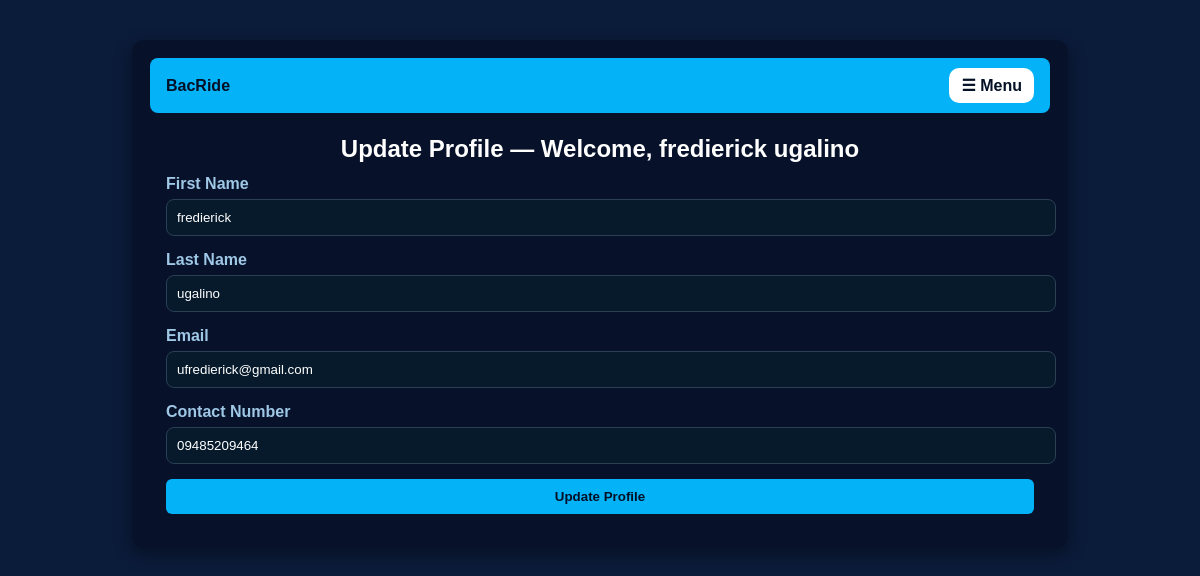
Screenshot of /user/profile.php (signed in) with the database file from the repository.
### tables this page shows
CREATE TABLE `users` (
  `id` int(11) NOT NULL,
  `firstname` varchar(100) NOT NULL,
  `lastname` varchar(100) NOT NULL,
  `email` varchar(150) NOT NULL,
  `contact` varchar(20) NOT NULL,
  `password` varchar(255) NOT NULL,
  `role` enum('user','rider','admin') NOT NULL DEFAULT 'user'
);

### user/profile.php (the view, shortened to what this page needs)
<?php
$conn = new mysqli("localhost", "root", "", "tric");
$user_id = (int)$_SESSION['id'];
$stmt = $conn->prepare("SELECT firstname, lastname, email, contact FROM users WHERE id = ?");
$stmt->bind_param("i", $user_id);
$stmt->execute();
$result = $stmt->get_result();
$user = $result->fetch_assoc();
?>
<!DOCTYPE html>
<html lang="en">
<head>
</head>
<body>
<div class="container">
    <div class="topbar">
        <div>BacRide</div>
        <div style="position:relative;">
            <div class="dropdown-btn" id="menuToggle">☰ Menu</div>
        </div>
    </div>
    <div class="container-inner">
        <h2>Update Profile — Welcome, <?= htmlspecialchars($_SESSION['fullname'] ?? 'User') ?></h2>
        <form method="POST" action="">
            <div class="form-row">
                <label for="firstname">First Name</label>
                <input type="text" id="firstname" name="firstname" value="<?= htmlspecialchars($user['firstname']) ?>" required>
            </div>
            <div class="form-row">
                <label for="lastname">Last Name</label>
                <input type="text" id="lastname" name="lastname" value="<?= htmlspecialchars($user['lastname']) ?>" required>
            </div>
            <div class="form-row">
                <label for="email">Email</label>
                <input type="email" id="email" name="email" value="<?= htmlspecialchars($user['email']) ?>" required>
            </div>
            <div class="form-row">
                <label for="contact">Contact Number</label>
                <input type="tel" id="contact" name="contact" value="<?= htmlspecialchars($user['contact']) ?>" placeholder="e.g., 09123456789" required>
            </div>
            <button type="submit">Update Profile</button>
        </form>
    </div>
</div>
</body>
</html>

### user/profile.php (style rules this page uses)
body { font-family: Arial, sans-serif; background: #0b1b3a; color: #fff; margin:0; padding:0; }
.container { max-width: 900px; margin: 20px auto; background: #07122a; padding: 18px; border-radius: 12px; box-shadow: 0 6px 18px rgba(0,0,0,0.4); }
.topbar { display:flex; justify-content:space-between; align-items:center; background:#04b2f7; padding:10px 16px; border-radius:8px; color:#031026; font-weight:bold; }
.dropdown-btn { background:#fff; color:#031026; padding:8px 12px; border-radius:10px; cursor:pointer; position:relative; }
.container-inner { padding: 16px; }
h2 { margin: 6px 0 12px; color:#fff; text-align:center; }
.form-row { margin-bottom: 15px; }
label { display:block; margin-bottom: 6px; color:#9fc7e6; font-weight:600; }
input[type="text"], input[type="email"], input[type="tel"] { width:100%; padding:10px; border-radius:8px; border:1px solid #2b3f55; background:#071a2b; color:#fff; }
input::placeholder { color:#99b6d1; }
button { background:#04b2f7; color:#031026; border:none; padding:10px 15px; border-radius:6px; font-weight:700; cursor:pointer; width:100%; }
@media (min-width:900px) { .container { margin-top:40px; } }

### rows the page displays
users: firstname "fredierick", lastname "ugalino", email "ufredierick@gmail.com", contact "09485209464"

### other values shown
$_SESSION['fullname'] "fredierick ugalino"
